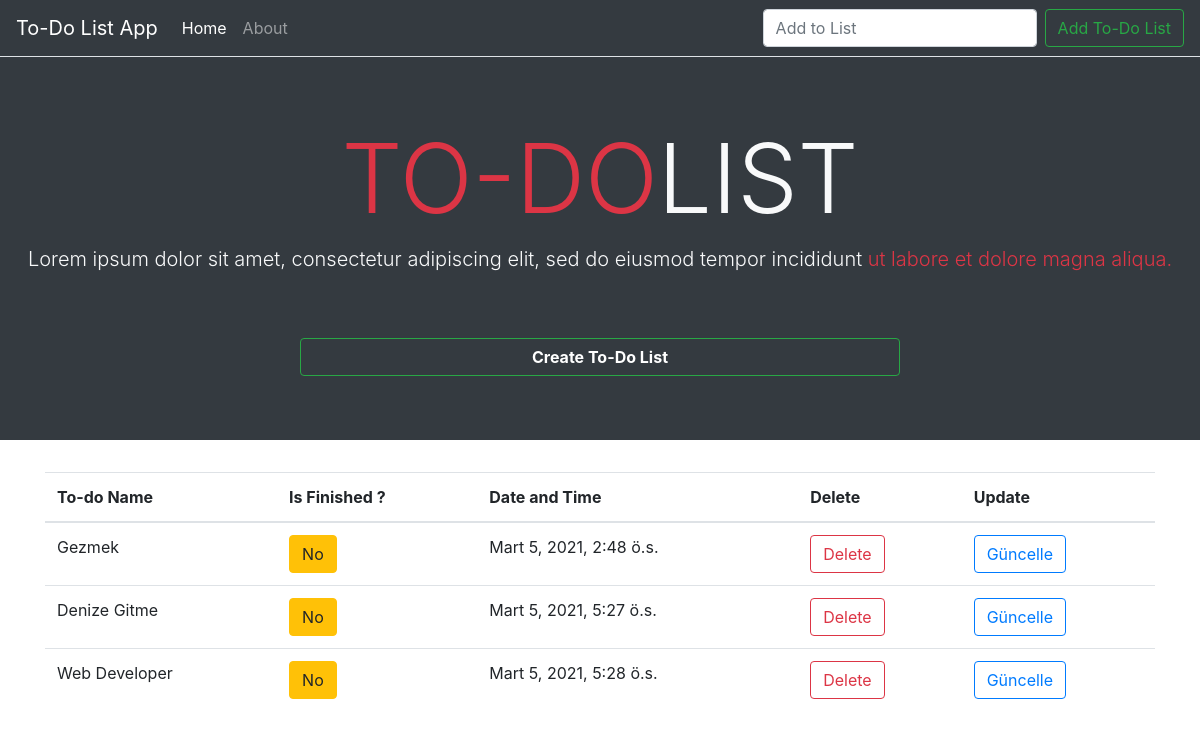
Before: / with the older database file.
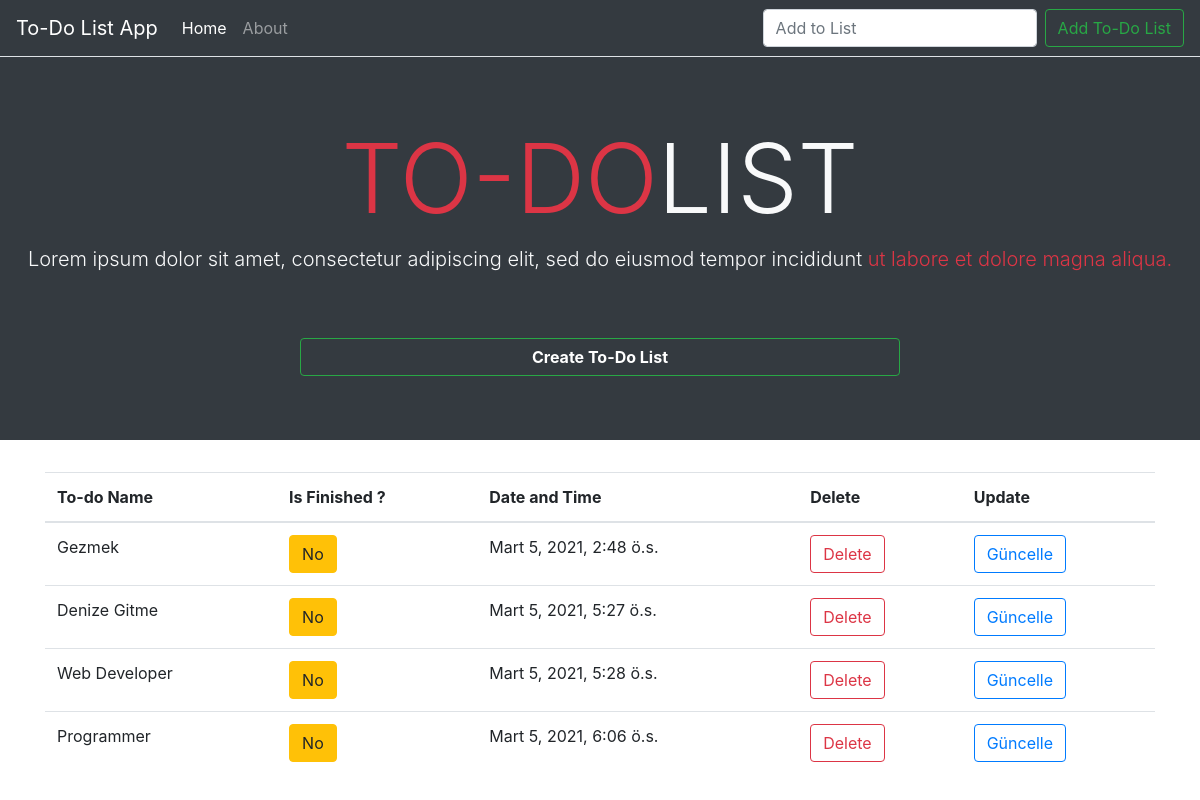
After: the same page with the newer database file.
### todo_app/models.py (models this page shows, shortened)
class Todos(models.Model):
      title = models.CharField(max_length =100)
      description = models.TextField(blank = True, max_length=2500)
      finished = models.BooleanField(default = False)
      date = models.DateTimeField(default = datetime.now ,blank = True)

### todo_app/views.py (the view)
# urls.py: path('',views.index, name='index'),
def index(request):
      if request.method =="POST":
            form = ListForm(request.POST or None)
            if form.is_valid: #form validse kaydet
                  form.save()
                  todo_list = Todos.objects.all()
                  return render(request,"todo_pages/index.html",{'todo_list':todo_list})
      else:
            todo_list = Todos.objects.all()
            return render(request,"todo_pages/index.html",{'todo_list':todo_list})

### templates/todo_pages/index.html (shortened to what this page needs)
{% extends "todo_pages/base.html" %}
{% block content %}
      <div id="yukselik" class="jumbotron  jumbotron-fluid border-top bg-dark">
            <div class="d-flex h-100 flex-column text-light justify-content-center text-center">
                  <h1 class="display-1 "> <span class="text-danger">TO-DO</span>LIST</h1>
                  <p class="lead">Lorem ipsum dolor sit amet, consectetur adipiscing elit, sed do eiusmod tempor
                        incididunt <span class="text-danger">ut labore et dolore magna aliqua.</span></p>
                  <a href="{% url 'create' %}" class="btn  mt-5 w-50 mx-auto btn-outline-success font-weight-bold text-white">
                        Create To-Do List
                  </a>
            </div>
      </div>
    <div class="container mt-2">
      <table class="table">
            <thead >
              <tr>
                <th scope="col">To-do Name</th>
                <th scope="col">Is Finished ?</th>
                <th scope="col">Date and Time</th>
                <th scope="col">Delete</th>
                <th scope="col">Update</th>
              </tr>
            </thead>
            <tbody>
            {% for todo in todo_list %}
            {% if todo.finished %}
                  <tr>
                        <td> <del>{{ todo.title}}</del></td>
                        <td>
                              <a class="btn btn-danger" href="{% url 'yes_finish' todo.id %}" role="button">Yes</a>
                        </td>
                        <td>{{ todo.date }}</td>
                        <td>
                        <a class="btn btn btn-outline-danger" href="{% url 'delete' todo.id %}" role="button">Delete</a>
                        </td>
                        <td>
                        <a class="btn btn-outline-primary" href="{% url 'update' todo.id %}" role="button">Güncelle</a>
                        </td>
                  </tr>
            {% else %}
                  <tr>
                        <td> {{ todo.title}}</td>
                        <td>
                        <a class="btn btn-warning" href="{% url 'no_finish' todo.id %}" role="button">No</a>
                        </td>
                        <td>{{ todo.date }}</td>
                        <td>
                        <a class="btn btn btn-outline-danger" href="{% url 'delete' todo.id %}" role="button">Delete</a>
                        </td>
                        <td>
                        <a class="btn btn-outline-primary" href="{% url 'update' todo.id %}" role="button">Güncelle</a>
                        </td>
                  </tr>
            {% endif%}
            {% endfor %}
            </tbody>
          </table>
      </div>
{% endblock content %}

Changed rows visible on the page:
added Todos: title "Programmer", date "Mart 5, 2021, 6:06 ö.s."
